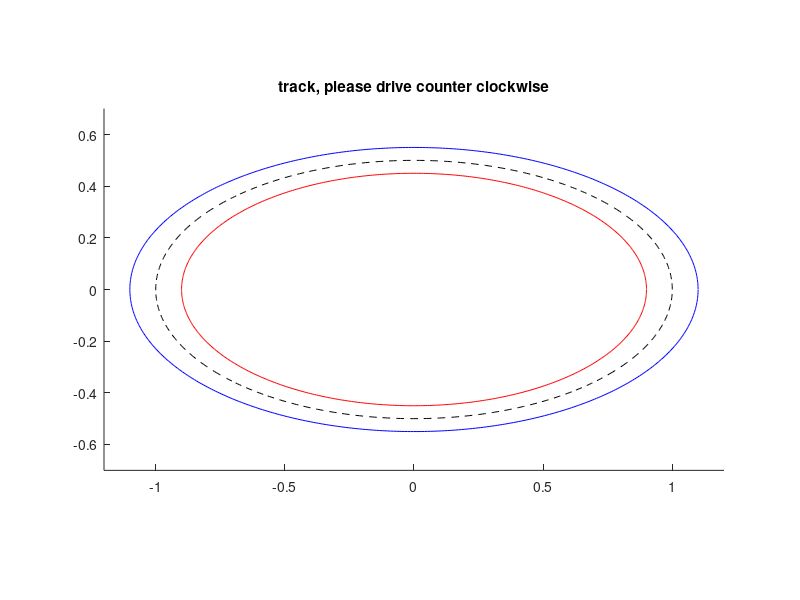

Write the MATLAB code that produced this figure. (Note: this script raises an error after producing the figure.)
close all; clear all; clc;

%create a lane.
x=[1*cos(0:0.01:2*pi)];
y=[0.5*sin(0:0.01:2*pi)];

figure('position',[50 50 400 300],'color',[1 1 1]); 
hold on; axis equal;
title('track, please drive counter clockwise');
plot(x,y,'k--'); axis equal;

%second define the width of the track
xc=mean(x); yc=mean(y);
%plot(xc,yc,'o','markersize',10,'markerfacecolor',[0 0 0]);
[tht,r]=cart2pol(x-xc,y-yc);
r_out=r.*1.1; r_in=r.*0.9;
x_out=r_out.*cos(tht)+xc; y_out=r_out.*sin(tht)+yc;
x_in =r_in.*cos(tht)+xc; y_in =r_in.*sin(tht)+yc;
plot(x_in,y_in,'r');   % inner track
plot(x_out,y_out,'b'); % outer track

%width of the track
dr=abs(r_out-r_in);
rmax=max(abs(r_out-r_in));% maximum width
rmin=min(abs(r_out-r_in));% minimum width

input=[];
output=[];
for trail=1:60
    axis([min(x)-rmax max(x)+rmax min(y)-rmax max(y)+rmax])
    id=round(rand()*(length(x)-1))+1;
    x1=x(id)+(rand()-0.5)*rmax/2; y1=y(id)+(rand()-0.5)*rmax/2;
    [x0,y0,id]=closePT(x,y,x1,y1);  
    plot(x1,y1,'ok','markersize',5,'markerfacecolor',[0 0 0]);
    axis([x1-rmax*2 x1+rmax*2 y1-rmax*2 y1+rmax*2]);
    %get where the road is going
    if(id+1>length(x))
        road_vec=[x(1)-x(id);y(1)-y(id)];
    else
        road_vec=[x(id+1)-x(id);y(id+1)-y(id)];
    end
    road_vec=road_vec/norm(road_vec);
    dist_vec=[x1-x0;y1-y0];
    vel=rmax/3;
    h1=plot([x0,x0+road_vec(1)*0.2],[y0, y0+road_vec(2)*0.2],'k-');
    h2=plot(x1+cos([0:0.01:2*pi])*vel,y1+sin([0:0.01:2*pi])*vel,'k-');
    input=[input,[road_vec;dist_vec]];
    %tell the vehicle where to go, manual, slow
    [x2, y2]=ginput(1);
    car_dir=[x2-x1;y2-y1];
    car_dir=car_dir/norm(car_dir);
    %plot([x1,x1+car_dir(1)*0.2],[y1, y1+car_dir(2)*0.2],'k-');
    %plot(x2,y2,'o','markersize',5,'markerfacecolor',[0 0 0]);
    %car_dir=road_vec;
    output=[output,car_dir];
    delete(h1);
    delete(h2);
    pause(0.01);
end
axis([min(x)-rmax max(x)+rmax min(y)-rmax max(y)+rmax])
save data.mat input output

